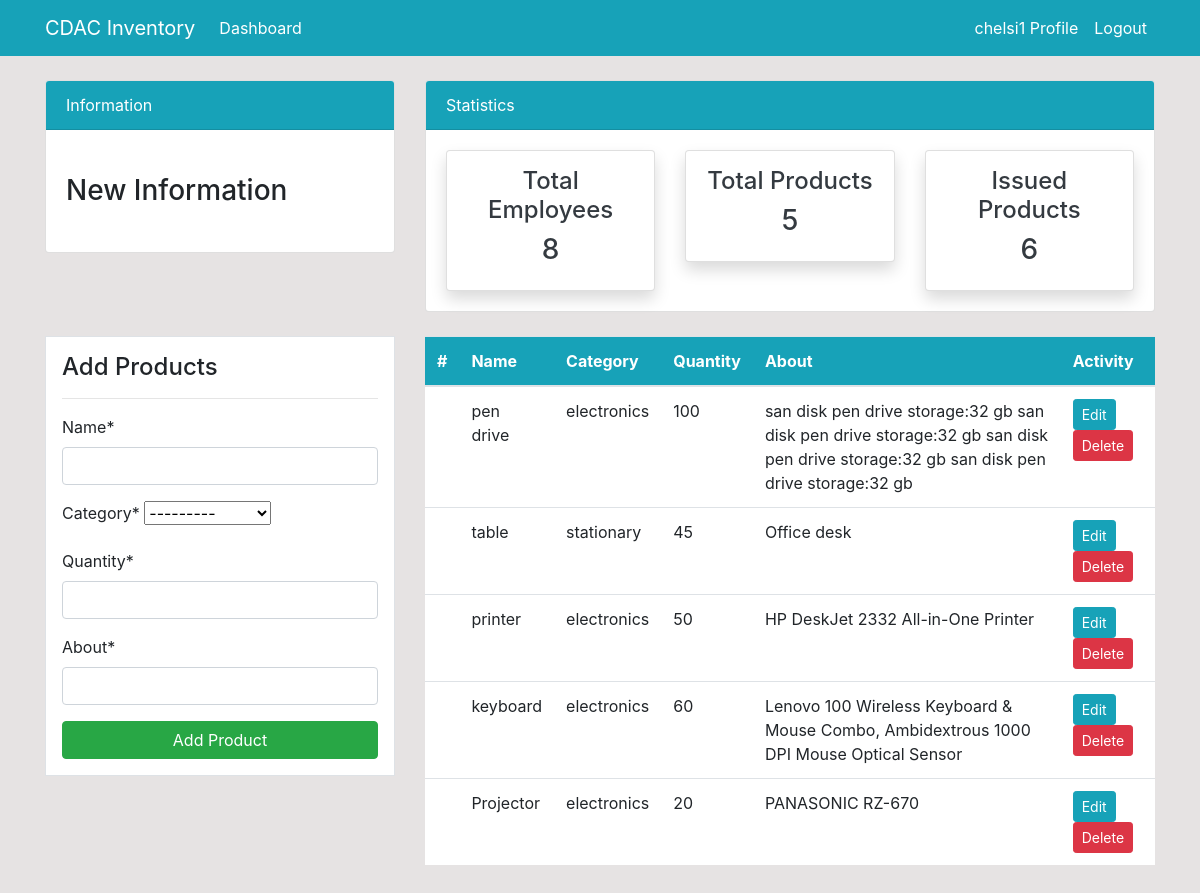
/product/ (signed in), run on the app's committed database.
### dashboard/models.py (models this page shows, shortened)
class Product(models.Model):
    name=models.CharField(max_length=100,null=True)
    category=models.CharField(max_length=20,choices=category,null=True)
    quantity=models.PositiveIntegerField(null=True)
    about=models.CharField(max_length=300,null=True)
    class Meta:
        verbose_name_plural='Product'

### dashboard/views.py (the view)
# urls.py: path('product/',views.product,name='dashboardproduct'),
@login_required
def product(request):
    items=Product.objects.all()
    product_count = items.count()
    workers_count =User.objects.all().count()
    items_count =Issued_Items.objects.all().count()
    if request.method=='POST':
        form=ProductForm(request.POST)
        if form.is_valid():
            form.save()
            product_name = form.cleaned_data.get('name')
            messages.success(request, f'{product_name} has been added')
            return redirect('dashboardproduct')
    else:
        form=ProductForm()
    context={
        'items':items,
        'form':form,
        'workers_count': workers_count,
        'items_count': items_count,
        'product_count': product_count,
    }
    return render(request,'dashboard/product.html',context)

### dashboard/forms.py
class ProductForm(forms.ModelForm):
    class Meta:
        model=Product
        fields=['name','category','quantity','about']

### template/dashboard/product.html (shortened to what this page needs)
{% extends 'partials/base.html' %}
{% load crispy_forms_tags %}
{% block content %}
{% include 'partials/topnav.html'%}
<div class="container">
    <div class="row my-4">
        <div class="col-md-4">
            <div class="border bg-white p-3">
                <h4>Add Products</h4>
                <hr>
                <form method="POST">
                    {{ form|crispy }}
                    <input class="btn btn-success btn-block" type="submit" value="Add Product">
                </form>
            </div>
        </div>
        <div class="col-md-8">
            <table class="table bg-white">
                <thead class="bg-info">
                    <tr class="text-white">
                        <th scope="col">#</th>
                        <th scope="col">Name</th>
                        <th scope="col">Category</th>
                        <th scope="col">Quantity</th>
                        <th scope="col">About</th>
                        <th scope="col">Activity</th>
                    </tr>
                </thead>
                <tbody>
                    {% for item in items %}
                    <tr>
                        <th scope="row"></th>
                        <td>{{ item.name }}</td>
                        <td>{{ item.category }}</td>
                        <td>{{ item.quantity }}</td>
                        <td>{{ item.about }}</td>
                        <td>
                            <a class="btn btn-info btn-sm" href="{% url 'dashboard-product-update' item.id %}">Edit</a>
                            <a class="btn btn-danger btn-sm" href="{% url 'dashboard-product-delete' item.id %}">Delete</a>
                        </td>
                    </tr>
                    {% endfor %}
                </tbody>
            </table>
        </div>
    </div>
</div>
{% endblock %}

### template/partials/nav.html (shortened to what this page needs)
<nav class="navbar navbar-expand-lg navbar-info bg-info">
    {% if user.is_authenticated %}
    <div class="container">
        <a class="navbar-brand text-white" href="{% url 'dashboardindex'%}">CDAC Inventory</a>
        <div class="collapse navbar-collapse" id="navbarSupportedContent">
            <ul class="navbar-nav mr-auto">
                <li class="nav-item active">
                    <a class="nav-link text-white" href="{% url 'dashboardindex'%}">Dashboard </a>
                </li>
            </ul>
            <ul class="navbar-nav ml-auto">
                <li class="nav-item active">
                    <a class="nav-link text-white" href="{% url 'user-profile' %}">{{ user.username }} Profile </a>
                </li>
                <li class="nav-item">
                    <a class="nav-link text-white" href="{% url 'user-logout' %}">Logout</a>
                </li>
            </ul>
            {% endif %}
        </div>
    </div>
</nav>

### static/style.css (style rules this page uses)
body { background: rgb(230, 227, 227); }

### data on the page
Product: name "pen drive", category "electronics", quantity "100", about "san disk pen drive storage:32 gb san disk pen drive storage:32 gb san disk pen drive storage:32 gb san disk pen drive storage:32 gb"
Product: name "table", category "stationary", quantity "45", about "Office desk"
Product: name "printer", category "electronics", quantity "50", about "HP DeskJet 2332 All-in-One Printer"
Product: name "keyboard", category "electronics", quantity "60", about "Lenovo 100 Wireless Keyboard & Mouse Combo, Ambidextrous 1000 DPI Mouse Optical Sensor"
Product: name "Projector", category "electronics", quantity "20", about "PANASONIC RZ-670"

### other printed values
{{ user.username }} "chelsi1"
{{ workers_count }} "8"
{{ product_count }} "5"
{{ items_count }} "6"
